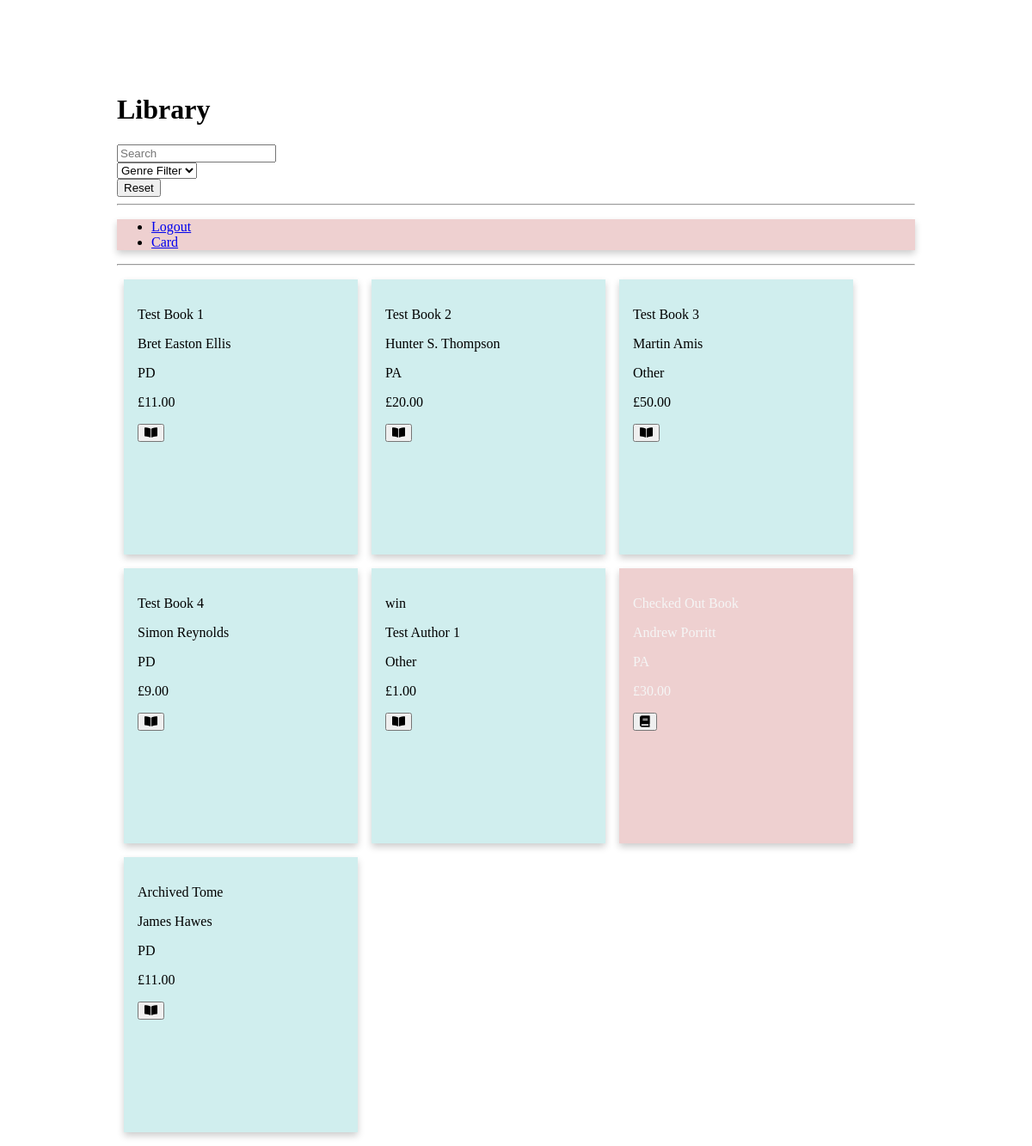
Before: / (signed in) with the older database file.
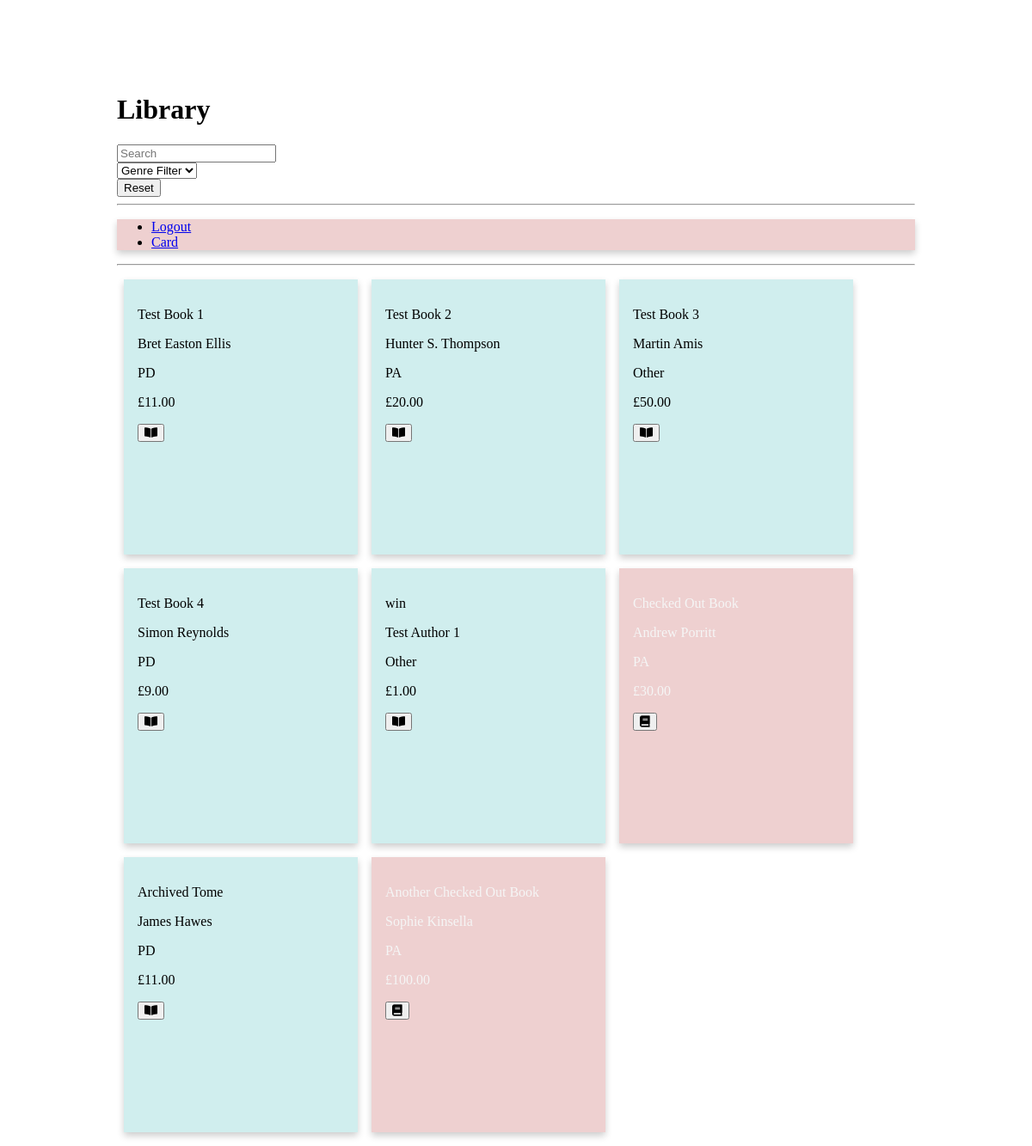
After: the same page with the newer database file.
### library_books/models.py (models this page shows, shortened)
class Book(models.Model):
    title = models.CharField(max_length=254, default='')
    author = models.CharField(max_length=254, default='')
    genre = models.CharField(max_length=254, default='')
    price = models.DecimalField(max_digits=6, decimal_places=2)
    checkedOut = models.BooleanField(default=False)
    archived = models.BooleanField(default=False)

### library_books/views.py (the view)
# urls.py: path('', all_books, name='index'),
def all_books(request):
    books = Book.objects.all()
    return render(request, "books.html", {"books" : books})

### library_books/templates/books.html (shortened to what this page needs)
{% extends 'base.html' %}
{% block page_heading %}Library{% endblock %}
{% block content %}
    {% if user.is_authenticated %}
            <div class="lib_container">
                {% for book in books %}
                {% if book.checkedOut %}
                    <div class="lib_card checked">
                {% else %}
                    <div class="lib_card">
                {% endif %}
                        <p>{{ book.title}}</p>
                        <p>{{ book.author}}</p>
                        <p>{{ book.genre}}<p>
                {% if user.is_superuser %}
                    <p>£{{ book.price}}</p>
                {% endif %}
                {% if book.checkedOut %}
                    <button class="check_btn" name="check_in_out" type="submit">
                        <i class="fas fa-book" onClick="check_in_out"></i>
                    </button>
                {% else %}
                    <button class="check_btn" name="check_in_out" type="submit">
                        <i class="fas fa-book-open" onClick="check_in_out"></i>
                    </button>
                {% endif %}
            </div>
                {% endfor %}
    {% else %}
        <p>Please <a href="{% url 'login' %}">log in</a> to browse the Library</p>
    {% endif %}
</div>
{% endblock %}

### library_app/templates/base.html (shortened to what this page needs)
{% load static %}
<!DOCTYPE html>
 <html class="no-js">
    <head>
        <link rel="stylesheet" href="https://unpkg.com/cirrus-ui">
        <link rel="stylesheet" href="https://cdnjs.cloudflare.com/ajax/libs/font-awesome/5.11.2/css/all.css" />
        <link rel="stylesheet" href="{% static 'main.css'%}">
    </head>
    <body class="container">
        <Body class="container">
            <h1>{% block page_heading %}{% endblock %}</h1>
            <div class="seach-filter row">
                <form class="searchform col-5" action="{% url 'search' %}" method="get">
                    <input type="text" placeholder="Search" name="bkSearch" onChange="form.submit();">
                </form>
                <form class="genreFilter col-5 row" action="{% url 'filter' %}" method="get">
                    <select name="gFilter" onChange="form.submit();">
                        <option value="{{ Book }}" selected="selected">Genre Filter</option>
                    </select>
                </form>
                <form class="genreFilter col-5 row" action="{% url 'filter' %}" method="get">
                    <button class="reset_btn" action="/books/" type="submit" name="gFilter">Reset</button>
                </form>
            </div>
        <hr>
        <nav class="nav_section">
            <ul>
                {% if user.is_authenticated %}
                    <li><a href="{% url 'logout' %}">Logout</a></li>
                    <li><a href="{% url 'user_card'%}">Card</a></li>
                {% else %}
                    <li><a href="{% url 'login' %}">Login</a></li>
                    <li><a href="{% url 'signup' %}">Sign Up</a></li>
                {% endif %}
            </ul>
        </nav>
        <hr>
        {% block content %}
        {% endblock %}
        </Body>
    </body>
</html>

### library_app/static/main.css (style rules this page uses)
.container { padding-top:5rem; padding-left:8rem; padding-right:8rem; }
.nav_section { background-color: #eed0d0; box-shadow: 0 4px 8px 0 rgba(0,0,0,0.2); transition: 0.3s; }
.lib_container { display : flex; flex-direction: row; align-content: space-around; flex-wrap: wrap; }
.searchform { max-width: 45%; flex-grow: 1; }
.genreFilter { display: flex; flex-direction: row; flex-wrap: wrap; max-width: 45%; flex-grow: 1; }
.reset_btn { float : left; }
.lib_card { background-color:#d0eeee; box-shadow: 0 4px 8px 0 rgba(0,0,0,0.2); transition: 0.3s; margin:.5rem; padding : 1rem; height : 18rem; width: 15rem; }
.checked { background-color: #eed0d0; color : whitesmoke; box-shadow: 0 4px 8px 0 rgba(0,0,0,0.2); transition: 0.3s; margin:.5rem; padding : 1rem; }
.check_btn { margin: 0 auto; display: block; position: absolute; text-align:center; }

Changed rows visible on the page:
added Book: title "Another Checked Out Book", author "Sophie Kinsella", genre "PA", price "100.00", checkedOut True (drawn)
